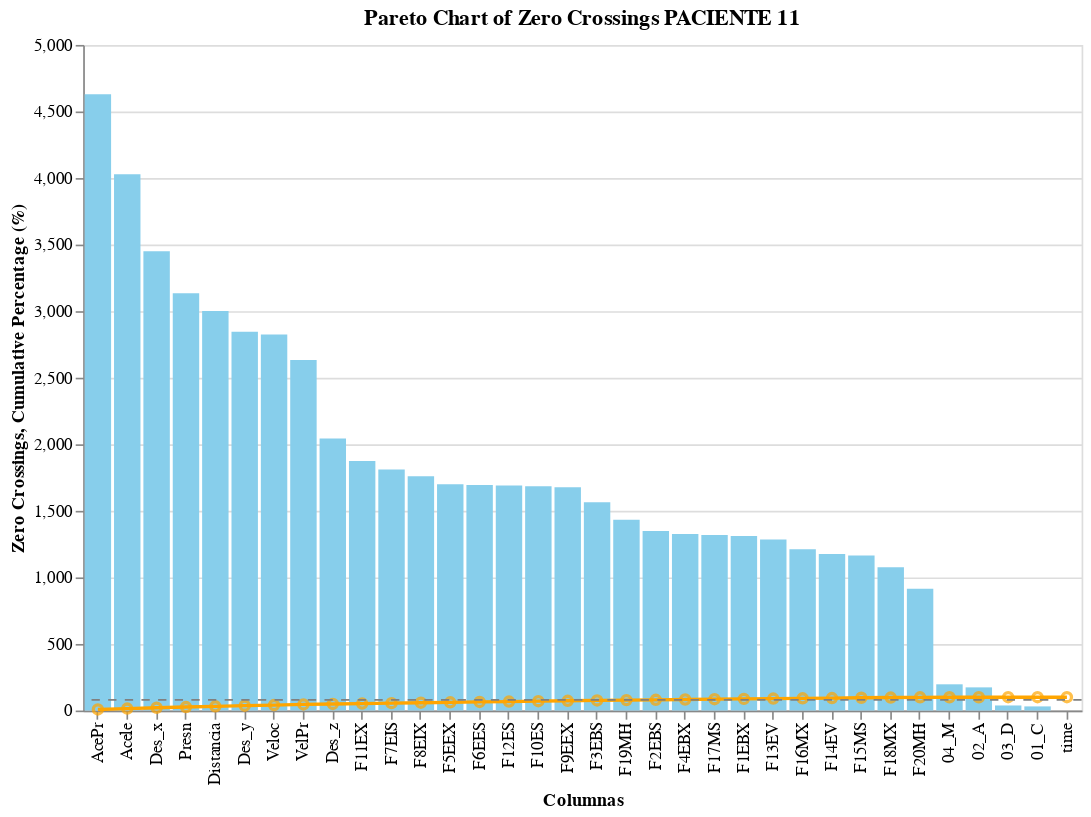

The notebook cell this image was saved under:
### Code cell
# Crear el gráfico de barras
bars_P11 = alt.Chart(df_cross_zero_counts_P11).mark_bar(color='skyblue').encode(
    x=alt.X('Column', title='Columnas', sort=None),  # El eje X respeta el orden del DataFrame
    y=alt.Y('Zero_Crossings', title='Zero Crossings')
).properties(
    title="Cruces por cero en orden del índice"
)
# Crear el gráfico de línea para el porcentaje acumulativo
line = alt.Chart(df_cross_zero_counts_P11).mark_line(color='orange').encode(
    x=alt.X('Column', title='Columnas', sort=None),
    y=alt.Y('Cumulative_Percentage', title='Cumulative Percentage (%)')
)

# Puntos en la línea de porcentaje acumulativo
points = alt.Chart(df_cross_zero_counts_P11).mark_point(color='orange').encode(
    x=alt.X('Column', title='Columnas', sort=None),
    y='Cumulative_Percentage'
)

# Línea de referencia en el 80%
rule = alt.Chart(pd.DataFrame({'Cumulative_Percentage': [80]})).mark_rule(color='grey', strokeDash=[5,5]).encode(
    y='Cumulative_Percentage'
)

# Combinar los gráficos
pareto_chart = (bars_P11 + line + points + rule).properties(
    title='Pareto Chart of Zero Crossings PACIENTE 11',
    width=600,
    height=400
)

pareto_chart.display()

### Figure 1 — Vega-Lite specification as saved in the notebook (floating-point values rounded to 4 significant figures)
{"config": {"view": {"continuousWidth": 300, "continuousHeight": 300}}, "layer": [{"mark": {"type": "bar", "color": "skyblue"}, "encoding": {"x": {"field": "Column", "sort": null, "title": "Columnas", "type": "nominal"}, "y": {"field": "Zero_Crossings", "title": "Zero Crossings", "type": "quantitative"}}, "title": "Cruces por cero en orden del índice"}, {"mark": {"type": "line", "color": "orange"}, "encoding": {"x": {"field": "Column", "sort": null, "title": "Columnas", "type": "nominal"}, "y": {"field": "Cumulative_Percentage", "title": "Cumulative Percentage (%)", "type": "quantitative"}}}, {"mark": {"type": "point", "color": "orange"}, "encoding": {"x": {"field": "Column", "sort": null, "title": "Columnas", "type": "nominal"}, "y": {"field": "Cumulative_Percentage", "type": "quantitative"}}}, {"data": {"name": "data-2e2060358ecffd163ba741c863633c40"}, "mark": {"type": "rule", "color": "grey", "strokeDash": [5, 5]}, "encoding": {"y": {"field": "Cumulative_Percentage", "type": "quantitative"}}}], "data": {"name": "data-b9520ebf1889e0f9c39f985bc5b19472"}, "height": 400, "title": "Pareto Chart of Zero Crossings PACIENTE 11", "width": 600, "$schema": "https://vega.github.io/schema/vega-lite/v5.20.1.json", "datasets": {"data-b9520ebf1889e0f9c39f985bc5b19472": [{"Column": "AcePr", "Zero_Crossings": 4630, "Legend": "VelPr y AcePr", "Color": 3, "Cumulative_Percentage": 7.976}, {"Column": "Acele", "Zero_Crossings": 4028, "Legend": "Veloc y Acele", "Color": 0, "Cumulative_Percentage": 14.91}, {"Column": "Des_x", "Zero_Crossings": 3451, "Legend": "Des_x y Des_y", "Color": 1, "Cumulative_Percentage": 20.86}, {"Column": "Presn", "Zero_Crossings": 3134, "Legend": "Des_z y Presn", "Color": 2, "Cumulative_Percentage": 26.26}, {"Column": "Distancia", "Zero_Crossings": 3001, "Legend": "time y Distancia", "Color": 16, "Cumulative_Percentage": 31.43}, {"Column": "Des_y", "Zero_Crossings": 2845, "Legend": "Des_x y Des_y", "Color": 1, "Cumulative_Percentage": 36.33}, {"Column": "Veloc", "Zero_Crossings": 2825, "Legend": "Veloc y Acele", "Color": 0, "Cumulative_Percentage": 41.19}, {"Column": "VelPr", "Zero_Crossings": 2634, "Legend": "VelPr y AcePr", "Color": 3, "Cumulative_Percentage": 45.73}, {"Column": "Des_z", "Zero_Crossings": 2043, "Legend": "Des_z y Presn", "Color": 2, "Cumulative_Percentage": 49.25}, {"Column": "F11EX", "Zero_Crossings": 1874, "Legend": "F11EX y F12ES", "Color": 7, "Cumulative_Percentage": 52.48}, {"Column": "F7EIS", "Zero_Crossings": 1810, "Legend": "F8EIX y F7EIS", "Color": 5, "Cumulative_Percentage": 55.6}, {"Column": "F8EIX", "Zero_Crossings": 1760, "Legend": "F8EIX y F7EIS", "Color": 5, "Cumulative_Percentage": 58.63}, {"Column": "F5EEX", "Zero_Crossings": 1700, "Legend": "F5EEX y F6EES", "Color": 4, "Cumulative_Percentage": 61.56}, {"Column": "F6EES", "Zero_Crossings": 1694, "Legend": "F5EEX y F6EES", "Color": 4, "Cumulative_Percentage": 64.47}, {"Column": "F12ES", "Zero_Crossings": 1690, "Legend": "F11EX y F12ES", "Color": 7, "Cumulative_Percentage": 67.39}, {"Column": "F10ES", "Zero_Crossings": 1684, "Legend": "F9EEX y F10ES", "Color": 6, "Cumulative_Percentage": 70.29}, {"Column": "F9EEX", "Zero_Crossings": 1678, "Legend": "F9EEX y F10ES", "Color": 6, "Cumulative_Percentage": 73.18}, {"Column": "F3EBS", "Zero_Crossings": 1564, "Legend": "F4EBX y F3EBS", "Color": 13, "Cumulative_Percentage": 75.87}, {"Column": "F19MH", "Zero_Crossings": 1434, "Legend": "F19MH y F20MH", "Color": 11, "Cumulative_Percentage": 78.34}, {"Column": "F2EBS", "Zero_Crossings": 1348, "Legend": "F1EBX y F2EBS", "Color": 12, "Cumulative_Percentage": 80.66}, {"Column": "F4EBX", "Zero_Crossings": 1327, "Legend": "F4EBX y F3EBS", "Color": 13, "Cumulative_Percentage": 82.95}, {"Column": "F17MS", "Zero_Crossings": 1319, "Legend": "F17MS y F18MX", "Color": 9, "Cumulative_Percentage": 85.22}, {"Column": "F1EBX", "Zero_Crossings": 1311, "Legend": "F1EBX y F2EBS", "Color": 12, "Cumulative_Percentage": 87.48}, {"Column": "F13EV", "Zero_Crossings": 1285, "Legend": "F13EV y F14EV", "Color": 8, "Cumulative_Percentage": 89.69}, {"Column": "F16MX", "Zero_Crossings": 1212, "Legend": "F15MS y F16MX", "Color": 10, "Cumulative_Percentage": 91.78}, {"Column": "F14EV", "Zero_Crossings": 1176, "Legend": "F13EV y F14EV", "Color": 8, "Cumulative_Percentage": 93.81}, {"Column": "F15MS", "Zero_Crossings": 1164, "Legend": "F15MS y F16MX", "Color": 10, "Cumulative_Percentage": 95.81}, {"Column": "F18MX", "Zero_Crossings": 1076, "Legend": "F17MS y F18MX", "Color": 9, "Cumulative_Percentage": 97.67}, {"Column": "F20MH", "Zero_Crossings": 915, "Legend": "F19MH y F20MH", "Color": 11, "Cumulative_Percentage": 99.24}, {"Column": "04_M", "Zero_Crossings": 197, "Legend": "03_D y 04_M", "Color": 15, "Cumulative_Percentage": 99.58}, {"Column": "02_A", "Zero_Crossings": 174, "Legend": "01_C y 02_A", "Color": 14, "Cumulative_Percentage": 99.88}, {"Column": "03_D", "Zero_Crossings": 38, "Legend": "03_D y 04_M", "Color": 15, "Cumulative_Percentage": 99.95}, {"Column": "01_C", "Zero_Crossings": 31, "Legend": "01_C y 02_A", "Color": 14, "Cumulative_Percentage": 100.0}, {"Column": "time", "Zero_Crossings": 0, "Legend": null, "Color": -1, "Cumulative_Percentage": 100.0}], "data-2e2060358ecffd163ba741c863633c40": [{"Cumulative_Percentage": 80}]}}
